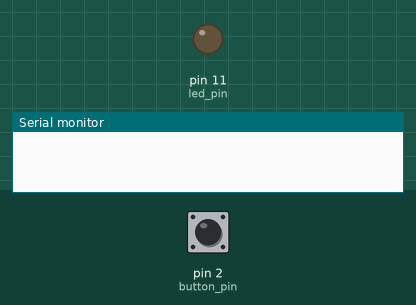
This sketch was run on a simulated Arduino Uno, built with avr-gcc and run on an emulated ATmega328P. Shown: output pins drawn as LEDs (lit = HIGH), the last lines printed to the serial monitor. The inputs (shaded band) are chosen by the test bench; at power-on: pin 2 (button_pin) LOW.

Above: at 1.2 s.
1.3 s: pin 2 (button_pin) pulled HIGH for 0.15 s
At 2.5 s:
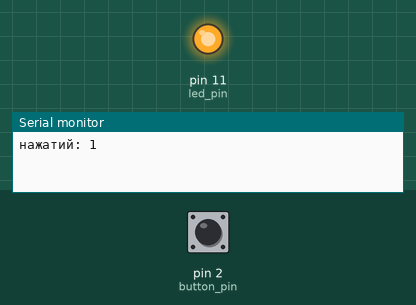
2.9 s: pin 2 (button_pin) pulled HIGH for 1 s
At 3.7 s:
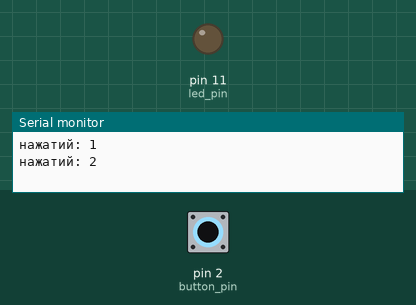
5.4 s: pin 2 (button_pin) pulled HIGH for 3.2 s
At 6.9 s:
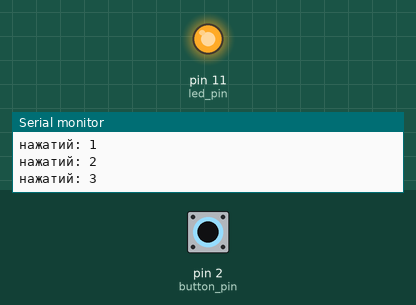
Timing chart, 0 to 8.4 s (numbered marks = the images above; inputs shaded):
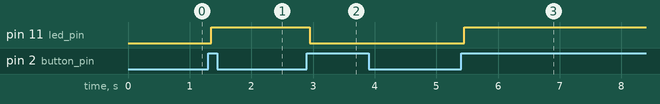

The sketch:

sketch.ino
```cpp
const int button_pin = 2;
const int led_pin = 11;
const int t_debounce = 50;

int  last_button = LOW;
int current_button = LOW;
unsigned long last_debounce = 0;

bool led_state = false;
int count = 0;

void setup() {

  pinMode(button_pin, INPUT);
  pinMode(led_pin, OUTPUT);

  Serial.begin(9600);

  digitalWrite(led_pin, led_state);
}
void loop() {

  int reading = digitalRead(button_pin);

  if (reading != last_button) {
    last_debounce = millis();
  }
  if (millis() - last_debounce > t_debounce) {

    if (reading != current_button) {
      current_button = reading;

      if (current_button == HIGH) {
        led_state = !led_state;
        digitalWrite(led_pin, led_state);

        count++;
        Serial.print("нажатий: ");
        Serial.println(count);
      }
    }
  }
  last_button = reading;
}
```

Measured:
- after the input at 1.3 s, pin 11 (led_pin): LOW → HIGH after 0.05 s
- after the input at 2.9 s, pin 11 (led_pin): HIGH → LOW after 0.05 s
- after the input at 5.4 s, pin 11 (led_pin): LOW → HIGH after 0.05 s
